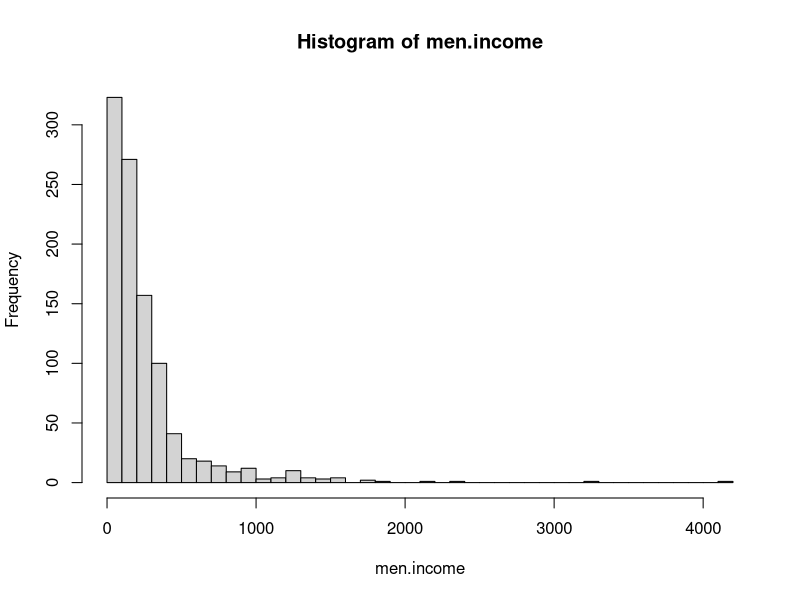
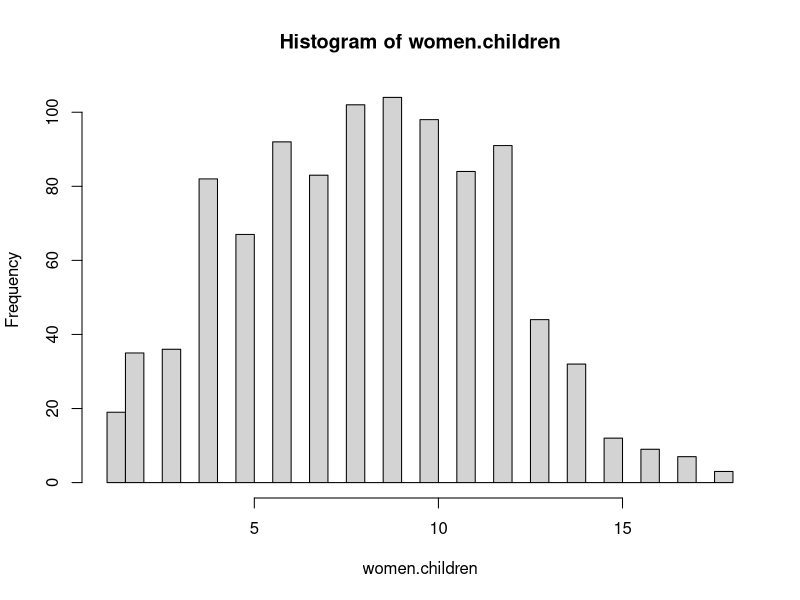

Reproduce these figures in R, in order.
## ---- chunk 1
knitr::opts_chunk$set(echo = TRUE)
## ---- chunk 2
storage.vector <- NA

# Function that assigns treatment/control depending on 
# propensity scores (assignment probabilities)
experiment <- function(vector.of.probabilities = NULL) {
  k = 0
  for (i in 1:length(vector.of.probabilities)) {
    if(
      sample(x = c(1,0), size = 1, prob = c(vector.of.probabilities[i], 
                                            1 - vector.of.probabilities[i])) == 1) {
      storage.vector[k] <- i
      k = k + 1
    }
  }
  return(list(treated.units = storage.vector, 
              control.units = (1:(length(vector.of.probabilities)))[-storage.vector]))
}

set.seed(12345)
men.income <- round(abs(exp(rnorm(1000, 5, 1))))
women.children <- round(sqrt(abs((rnorm(1000, 12, 100))))) #was missing bracket
## ---- chunk 3
summary(men.income)
summary(women.children)
## ---- chunk 4
hist(men.income, breaks=50)
hist(women.children, breaks=50)
## ---- chunk 5
experiment(vector.of.probabilities = c(.63, .40, .38, .44, .41))
## ---- chunk 6
experiment(vector.of.probabilities = c(.68, .42, .73, .79))
